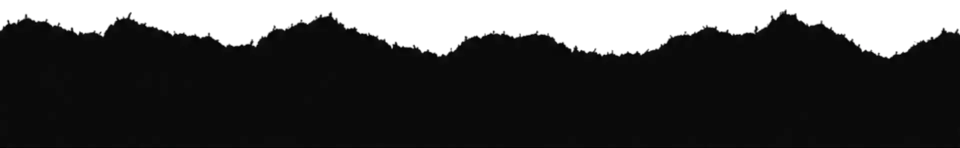
#> input picture PNG/dividers/torn-rough.webp, 1920 x 296 px, found by its file name (shown at 1/2 size)
$ python process-divider.py PNG/dividers/torn-rough.webp rough
#> lines starting #> are read from the running program, lines starting #| are printed output that depends on the picture; after the words box and inside, x2 and y2 are one past the last pixel; in counts of white or black regions, pixels touching at a corner belong together
# Pipeline des dividers torn/scratch : convertit une silhouette N/B (noir = la
# matiere, bord dechire en HAUT, masse solide en BAS) en bande alpha fine pour
# CSS mask-image. Le composant TornDivider peint background-color masque par
# l'asset -> recolorable avec n'importe quel token, flip-Y fait en CSS.
# Emet 4 variantes par source : base, flipx (miroir H), seg-a / seg-b (crops
# horizontaux re-etires -> rythme de dechirure decale).
# Sources stagees dans PNG/dividers/ (untracked), outputs commits.
# Usage : python tests/process-divider.py "<input>" <slug> [--invert-y]
#   ex   : python tests/process-divider.py "PNG/dividers/torn-rough.webp" rough
#   -> public/assets/dividers/torn-rough-{base,flipx,seg-a,seg-b}.png
import sys
from pathlib import Path

import numpy as np
from PIL import Image, ImageFilter

WHITE_THRESHOLD = 242  # luminance au-dessus = papier (alpha 0)
INK_FLOOR = 30  # luminance en dessous = encre pleine (alpha 1)
TOP_MARGIN = 6  # px de transparent garde au-dessus du pic le plus haut
BLEED = 40  # px de solide garanti sous la vallee la plus basse (zero seam)
MAX_WIDTH = 1920
BLUR = 0.6  # antialias du bord (precedent process-frame)
SEG_SPLIT = 0.66  # seg-a = colonnes [0..66%], seg-b = [34%..100%]
ASSETS_DIR = Path(__file__).resolve().parent.parent / "public" / "assets" / "dividers"


def flatten_on_white(img: Image.Image) -> Image.Image:
    """Aplatie les sources detourees (alpha) sur blanc avant traitement."""
    if img.mode in ("RGBA", "LA", "P"):
        rgba = img.convert("RGBA")
#> rgba is the input picture: PIL image 1920x296 RGBA; mean R, G, B, A 14.5, 14.5, 14.5, 195
        flat = Image.new("RGB", rgba.size, (255, 255, 255))
#> flat: PIL image 1920x296 RGB; every value is 255
        flat.paste(rgba, mask=rgba.split()[-1])
        return flat
    return img.convert("RGB")


def alpha_band(src: Path, invert_y: bool) -> np.ndarray:
    """Silhouette N/B -> bande alpha float [0,1] trimee au bord dechire."""
    img = flatten_on_white(Image.open(src))
    if invert_y:
        img = img.transpose(Image.FLIP_TOP_BOTTOM)
    gray = np.asarray(img.convert("L"), dtype=np.float32)
    alpha = np.clip((WHITE_THRESHOLD - gray) / (WHITE_THRESHOLD - INK_FLOOR), 0.0, 1.0)
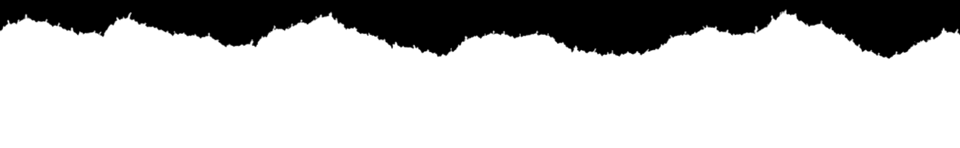
#> alpha: shape (296, 1920) float32 (shown at 1/2 size); min 0, max 1, mean 0.758

    # Ligne de dechirure par colonne : 1er passage alpha>0.5 depuis le haut.
    solid = alpha > 0.5
#> solid: shape (296, 1920) bool; 75.8% white; 1 black region, box (x1, y1, x2, y2) and area: (0, 0, 1920, 117) 137449
    has_ink = solid.any(axis=0)
    if not has_ink.any():
        raise SystemExit(f"Aucune encre detectee dans {src} (seuil {WHITE_THRESHOLD})")
    tear = np.where(has_ink, solid.argmax(axis=0), alpha.shape[0] - 1)
#> tear = 1920 values, max 117 at index 1776, min 21 at index 1570, mean 71.51

    top = max(0, int(tear.min()) - TOP_MARGIN)
#> top = 15
    bottom = min(alpha.shape[0], int(tear.max()) + BLEED)
#> bottom = 157
    band = alpha[top:bottom]
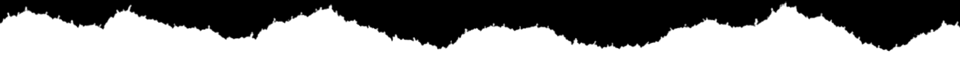
#> band: shape (142, 1920) float32 (shown at 1/2 size); min 0, max 1, mean 0.602
    band[-4:] = 1.0  # bas force opaque : jonction sans couture avec la section
    return band


def save_variant(band: np.ndarray, slug: str, variant: str) -> None:
    a8 = Image.fromarray((band * 255).astype(np.uint8), "L")
    if a8.width > MAX_WIDTH:
        a8 = a8.resize((MAX_WIDTH, a8.height), Image.LANCZOS)
    a8 = a8.filter(ImageFilter.GaussianBlur(BLUR))
    out_img = Image.new("RGBA", a8.size, (255, 255, 255, 0))
    out_img.putalpha(a8)
    out = ASSETS_DIR / f"torn-{slug}-{variant}.png"
    out.parent.mkdir(parents=True, exist_ok=True)
    out_img.save(out, "PNG", optimize=True)
    kb = out.stat().st_size / 1024
    print(f"{out.name}: {out_img.width}x{out_img.height}, {kb:.0f} KB")


def process(src: Path, slug: str, invert_y: bool = False) -> None:
    band = alpha_band(src, invert_y)
    w = band.shape[1]
#> w = 1920
    full = Image.fromarray((band * 255).astype(np.uint8), "L")
    seg_a = full.crop((0, 0, round(w * SEG_SPLIT), full.height)).resize(full.size, Image.LANCZOS)
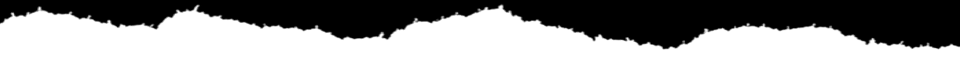
#> seg_a: PIL image 1920x142 L (shown at 1/2 size); min 0, max 255, mean 154.4
    seg_b = full.crop((round(w * (1 - SEG_SPLIT)), 0, w, full.height)).resize(full.size, Image.LANCZOS)
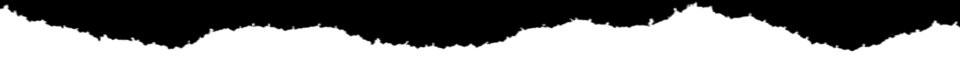
#> seg_b: PIL image 1920x142 L (shown at 1/2 size); min 0, max 255, mean 142.1
    save_variant(band, slug, "base")
    save_variant(np.fliplr(band), slug, "flipx")
    save_variant(np.asarray(seg_a, dtype=np.float32) / 255, slug, "seg-a")
    save_variant(np.asarray(seg_b, dtype=np.float32) / 255, slug, "seg-b")


if __name__ == "__main__":
    args = [a for a in sys.argv[1:] if a != "--invert-y"]
    if len(args) != 2:
        raise SystemExit('Usage: python tests/process-divider.py "<input>" <slug> [--invert-y]')
#> (the run stopped early here; a loop or call above may not have finished)

$ run again, with PNG/dividers/torn-ridge.webp copied over PNG/dividers/torn-rough.webp
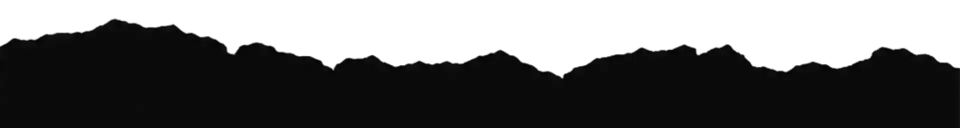
#> input picture PNG/dividers/torn-ridge.webp, 1920 x 256 px, found by its file name (shown at 1/2 size)
#> in flatten_on_white, rgba is the input picture: PIL image 1920x256 RGBA; mean R, G, B, A 11.3, 11.3, 11.3, 152.3
#> in alpha_band, `alpha = np.clip((WHITE_THRESHOLD - gray) / (WHITE_THRESHOLD - INK_FLOO..`:
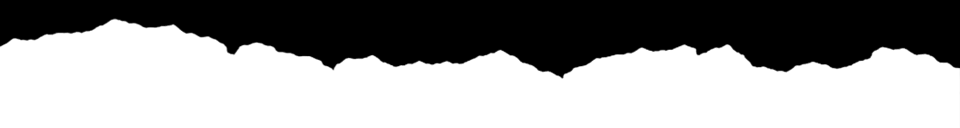
#> alpha: shape (256, 1920) float32 (shown at 1/2 size); min 0, max 1, mean 0.593
#> solid: shape (256, 1920) bool; 59.3% white; 1 black region, box (x1, y1, x2, y2) and area: (0, 0, 1920, 156) 200116
#> tear = 1920 values, max 156 at index 1123, min 38 at index 227, mean 104.2
#> top = 32
#> bottom = 196
#> in process, `seg_b = full.crop((round(w * (1 - SEG_SPLIT)), 0, w, full.height)).res..`:
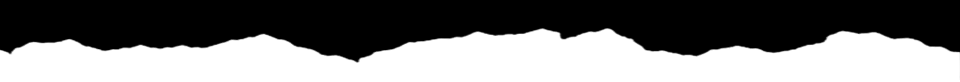
#> seg_b: PIL image 1920x164 L (shown at 1/2 size); min 0, max 255, mean 120

$ run again, with PNG/dividers/torn-wave.webp copied over PNG/dividers/torn-rough.webp
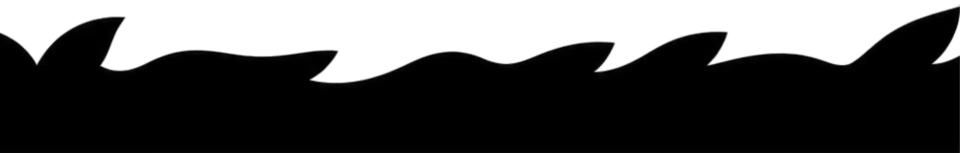
#> input picture PNG/dividers/torn-wave.webp, 1920 x 306 px, found by its file name (shown at 1/2 size)
#> in flatten_on_white, rgba is the input picture: PIL image 1920x306 RGBA; mean R, G, B, A 7.8, 7.8, 7.8, 170.2
#> in alpha_band, `solid = alpha > 0.5`:
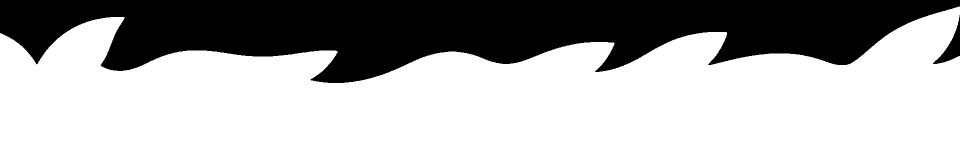
#> solid: shape (306, 1920) bool (shown at 1/2 size); 66.3% white; 2 black regions, box (x1, y1, x2, y2) and area: (0, 0, 1920, 166) 196607, (1866, 30, 1920, 128) 1628
#> tear = 1920 values, max 166 at index 675, min 13 at index 1917, mean 99.3
#> top = 7
#> bottom = 206
#> in process, `seg_b = full.crop((round(w * (1 - SEG_SPLIT)), 0, w, full.height)).res..`:
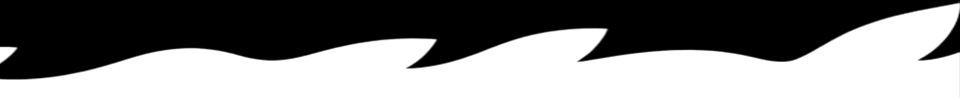
#> seg_b: PIL image 1920x199 L (shown at 1/2 size); min 0, max 255, mean 129.2
